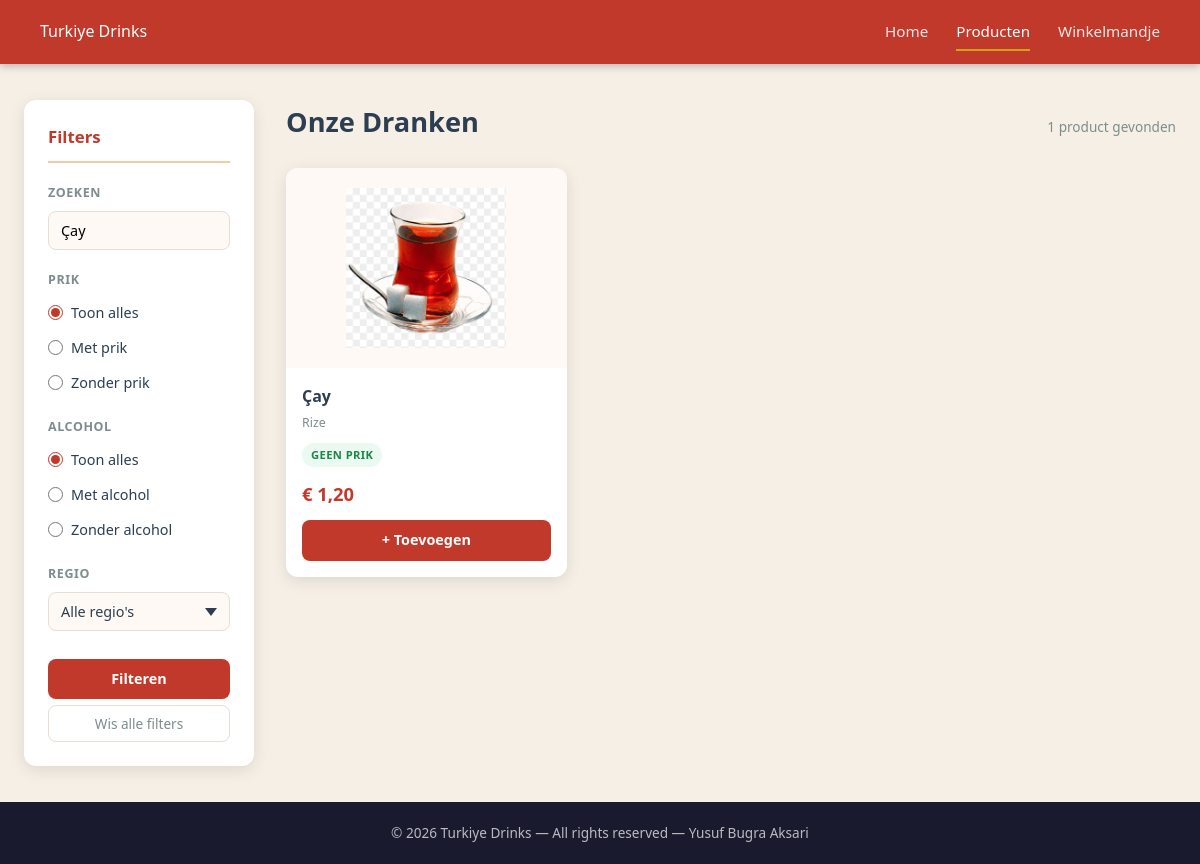
The page /pages/products.php?zoekterm=Çay on the database its author committed.
### tables this page shows
CREATE TABLE dranken (
    id           INT           AUTO_INCREMENT PRIMARY KEY,
    naam         VARCHAR(100)  NOT NULL,
    beschrijving TEXT,
    prijs        DECIMAL(5,2)  NOT NULL,
    regio        VARCHAR(100),
    met_prik     TINYINT(1)    NOT NULL DEFAULT 0,   
    alcohol      TINYINT(1)    NOT NULL DEFAULT 0,   
    afbeelding   VARCHAR(255)
);

### includes/functions.php (called while the page is built, shortened)
<?php
function haalAlleDrankenOp(PDO $db, array $filters = []): array
{
    $sql = "SELECT * FROM dranken WHERE 1=1";
    $parameters = [];
    if (!empty($filters['zoekterm'])) {
        $sql .= " AND naam LIKE :zoekterm";
        $parameters[':zoekterm'] = '%' . $filters['zoekterm'] . '%';
    }
    $sql .= " ORDER BY naam ASC";
    try {
        $statement = $db->prepare($sql);
        $statement->execute($parameters);
        return $statement->fetchAll();
    } catch (PDOException $fout) {
        return [];
    }
}
function formateerPrijs(float $prijs): string
{
    return '€&nbsp;' . number_format($prijs, 2, ',', '.');
}
function zuiverString(string $invoer): string
{
    return htmlspecialchars(strip_tags(trim($invoer)), ENT_QUOTES, 'UTF-8');
}

### pages/products.php (the view, shortened to what this page needs)
<?php
require_once '../includes/db.php';
require_once '../includes/functions.php';
include '../includes/header.php';
$filters = [
    'zoekterm' => isset($_GET['zoekterm']) ? trim($_GET['zoekterm']) : '',
    'met_prik' => (isset($_GET['met_prik']) && $_GET['met_prik'] !== '') ? $_GET['met_prik'] : '',
    'alcohol' => (isset($_GET['alcohol']) && $_GET['alcohol'] !== '') ? $_GET['alcohol'] : '',
    'regio' => isset($_GET['regio']) ? trim($_GET['regio']) : '',
];
$drankLijst = haalAlleDrankenOp($db, $filters);
?>
<div class="producten-pagina">
    <aside class="filter-sidebar">
        <h2 class="filter-sidebar__titel">Filters</h2>
        <form method="GET" action="" class="filter-formulier" id="filter-formulier">
            <div class="filter-groep">
                <label for="zoekbalk" class="filter-label">Zoeken</label>
                <input type="text" id="zoekbalk" name="zoekterm" value="<?= zuiverString($filters['zoekterm']) ?>"
                    placeholder="Zoek een drank..." class="zoek-invoer" autocomplete="off">
            </div>
            <div class="filter-groep">
                <p class="filter-label">Prik</p>
                <label class="filter-optie">
                    <input type="radio" name="met_prik" value="" <?= $filters['met_prik'] === '' ? 'checked' : '' ?>>
                    Toon alles
                </label>
                <label class="filter-optie">
                    <input type="radio" name="met_prik" value="1" <?= $filters['met_prik'] === '1' ? 'checked' : '' ?>>
                    Met prik
                </label>
                <label class="filter-optie">
                    <input type="radio" name="met_prik" value="0" <?= $filters['met_prik'] === '0' ? 'checked' : '' ?>>
                    Zonder prik
                </label>
            </div>
            <div class="filter-groep">
                <p class="filter-label">Alcohol</p>
                <label class="filter-optie">
                    <input type="radio" name="alcohol" value="" <?= $filters['alcohol'] === '' ? 'checked' : '' ?>>
                    Toon alles
                </label>
                <label class="filter-optie">
                    <input type="radio" name="alcohol" value="1" <?= $filters['alcohol'] === '1' ? 'checked' : '' ?>>
                    Met alcohol
                </label>
                <label class="filter-optie">
                    <input type="radio" name="alcohol" value="0" <?= $filters['alcohol'] === '0' ? 'checked' : '' ?>>
                    Zonder alcohol
                </label>
            </div>
            <div class="filter-groep">
                <label for="regio" class="filter-label">Regio</label>
                <select name="regio" id="regio" class="filter-select" onchange="this.form.submit()">
                    <option value="">Alle regio's</option>
                </select>
            </div>
            <button type="submit" class="knop knop--filter">Filteren</button>
            <a href="<?= BASE_URL ?>/pages/products.php" class="knop knop--reset">
                Wis alle filters
            </a>
        </form>
    </aside>
    <section class="producten-sectie">
        <div class="producten-header">
            <h1 class="producten-titel">Onze Dranken</h1>
            <span class="producten-aantal">
                <?= count($drankLijst) ?> product<?= count($drankLijst) !== 1 ? 'en' : '' ?> gevonden
            </span>
        </div>
        <?php if (empty($drankLijst)): ?>
            <p class="geen-producten">
                Geen dranken gevonden met de huidige filters.
                <a href="<?= BASE_URL ?>/pages/products.php">Wis alle filters</a>
            </p>
        <?php else: ?>
            <div class="producten-grid">
                <?php foreach ($drankLijst as $drank): ?>
                    <article class="product-kaart" data-naam="<?= zuiverString($drank['naam']) ?>">
                        <a href="<?= BASE_URL ?>/pages/detail.php?id=<?= (int) $drank['id'] ?>"
                            class="product-kaart__afbeelding-link">
                            <img src="<?= BASE_URL ?>/assets/images/<?= zuiverString($drank['afbeelding']) ?>"
                                alt="<?= zuiverString($drank['naam']) ?>" class="product-kaart__afbeelding"
                                onerror="this.onerror=null;this.src='<?= BASE_URL ?>/assets/images/placeholder.png'">
                        </a>
                        <div class="product-kaart__info">
                            <h3 class="product-kaart__naam">
                                <a href="<?= BASE_URL ?>/pages/detail.php?id=<?= (int) $drank['id'] ?>">
                                    <?= zuiverString($drank['naam']) ?>
                                </a>
                            </h3>
                            <p class="product-kaart__regio">
                                <?= zuiverString($drank['regio']) ?>
                            </p>
                            <div class="product-kaart__kenmerken">
                                <?php if ($drank['met_prik']): ?>
                                    <span class="kenmerk kenmerk--prik">Prik</span>
                                <?php else: ?>
                                    <span class="kenmerk kenmerk--geen-prik">Geen prik</span>
                                <?php endif; ?>
                            </div>
                            <p class="product-kaart__prijs">
                                <?= formateerPrijs((float) $drank['prijs']) ?>
                            </p>
                            <form action="<?= BASE_URL ?>/actions/add.php" method="POST" class="product-kaart__formulier">
                                <button type="submit" class="knop knop--toevoegen">
                                    + Toevoegen
                                </button>
                            </form>
                        </div>
                    </article>
                <?php endforeach; ?>
            </div>
        <?php endif; ?>
    </section>
</div>
<?php include '../includes/footer.php'; ?>

### css/style.css (style rules this page uses)
:root { --rood: #C0392B; --rood-donker: #922B21; --goud: #D4A017; --goud-licht: #F5CBA7; --warm-wit: #FFF9F5; --achtergrond: #F5EFE6; --tekst: #2C3E50; --tekst-licht: #7F8C8D; --wit: #FFFFFF; --rand: #E8DDD4; --schaduw: 0 4px 16px rgba(0,0,0,0.10); --schaduw-hover: 0 8px 28px rgba(0,0,0,0.15); --radius: 12px; --radius-sm: 8px; --overgang: all 0.2s ease; }
*, *::before, *::after { margin: 0; padding: 0; box-sizing: border-box; }
html { scroll-behavior: smooth; }
body { font-family: 'Segoe UI', Arial, sans-serif; background: var(--achtergrond); color: var(--tekst); display: flex; flex-direction: column; min-height: 100vh; line-height: 1.6; }
a { color: inherit; text-decoration: none; }
img { display: block; max-width: 100%; }
.knop { display: inline-block; background: var(--rood); color: var(--wit); border: none; padding: 10px 22px; border-radius: var(--radius-sm); cursor: pointer; font-size: 0.9rem; font-weight: 600; font-family: inherit; text-decoration: none; transition: var(--overgang); line-height: 1.4; }
.knop--filter { width: 100%; text-align: center; padding: 10px; margin-top: 8px; }
.knop--reset { display: block; background: transparent; color: var(--tekst-licht); border: 1px solid var(--rand); width: 100%; text-align: center; margin-top: 6px; font-weight: 400; font-size: 0.85rem; padding: 8px; }
.knop--toevoegen { width: 100%; padding: 10px; }
.producten-pagina { display: flex; max-width: 1300px; margin: 0 auto; padding: 36px 24px; gap: 32px; align-items: flex-start; }
.filter-sidebar { width: 230px; min-width: 200px; background: var(--wit); border-radius: var(--radius); padding: 24px; box-shadow: var(--schaduw); position: sticky; top: 80px; flex-shrink: 0; }
.filter-sidebar__titel { font-size: 1.05rem; font-weight: 700; color: var(--rood); margin-bottom: 20px; padding-bottom: 10px; border-bottom: 2px solid var(--goud-licht); }
.filter-groep { margin-bottom: 20px; }
.filter-label { display: block; font-weight: 700; font-size: 0.78rem; color: var(--tekst-licht); margin-bottom: 8px; text-transform: uppercase; letter-spacing: 0.6px; }
.filter-optie { display: flex; align-items: center; gap: 8px; font-size: 0.9rem; margin-bottom: 6px; cursor: pointer; padding: 3px 0; }
.filter-optie input[type="radio"] { accent-color: var(--rood); width: 15px; height: 15px; cursor: pointer; }
.zoek-invoer { width: 100%; padding: 9px 12px; border: 1px solid var(--rand); border-radius: var(--radius-sm); font-size: 0.9rem; background: var(--warm-wit); font-family: inherit; }
.filter-select { width: 100%; padding: 9px 32px 9px 12px; border: 1px solid var(--rand); border-radius: var(--radius-sm); font-size: 0.9rem; font-family: inherit; background-color: var(--warm-wit); color: var(--tekst); cursor: pointer; appearance: none; background-repeat: no-repeat; background-position: right 12px center; }
.producten-sectie { flex: 1; min-width: 0; }
.producten-header { display: flex; align-items: baseline; justify-content: space-between; margin-bottom: 24px; gap: 8px; }
.producten-titel { font-size: 1.7rem; font-weight: 700; }
.producten-aantal { font-size: 0.85rem; color: var(--tekst-licht); }
.producten-grid { display: grid; grid-template-columns: repeat(3, 1fr); gap: 24px; }
.product-kaart { background: var(--wit); border-radius: var(--radius); overflow: hidden; box-shadow: var(--schaduw); transition: var(--overgang); display: flex; flex-direction: column; }
.product-kaart__afbeelding-link { display: block; background: var(--warm-wit); padding: 20px; overflow: hidden; }
.product-kaart__afbeelding { width: 100%; height: 160px; object-fit: contain; transition: transform 0.3s ease; }
.product-kaart__info { padding: 16px; display: flex; flex-direction: column; flex: 1; }
.product-kaart__naam { font-size: 1rem; font-weight: 700; margin-bottom: 4px; }
.product-kaart__regio { font-size: 0.78rem; color: var(--tekst-licht); margin-bottom: 10px; }
.product-kaart__kenmerken { display: flex; gap: 6px; flex-wrap: wrap; margin-bottom: 12px; }
.kenmerk { font-size: 0.7rem; font-weight: 700; padding: 3px 9px; border-radius: 20px; text-transform: uppercase; letter-spacing: 0.4px; }
.kenmerk--geen-prik { background: #EAFAF1; color: #1E8449; }
.product-kaart__prijs { font-size: 1.15rem; font-weight: 700; color: var(--rood); margin-top: auto; margin-bottom: 12px; }
.product-kaart__formulier { margin-top: auto; }

### rows shown on the page
dranken: afbeelding (picture), naam "Çay", regio "Rize", met_prik "GEEN PRIK", prijs "€ 1,20"

### other values the page prints
count($drankLijst) "1"
